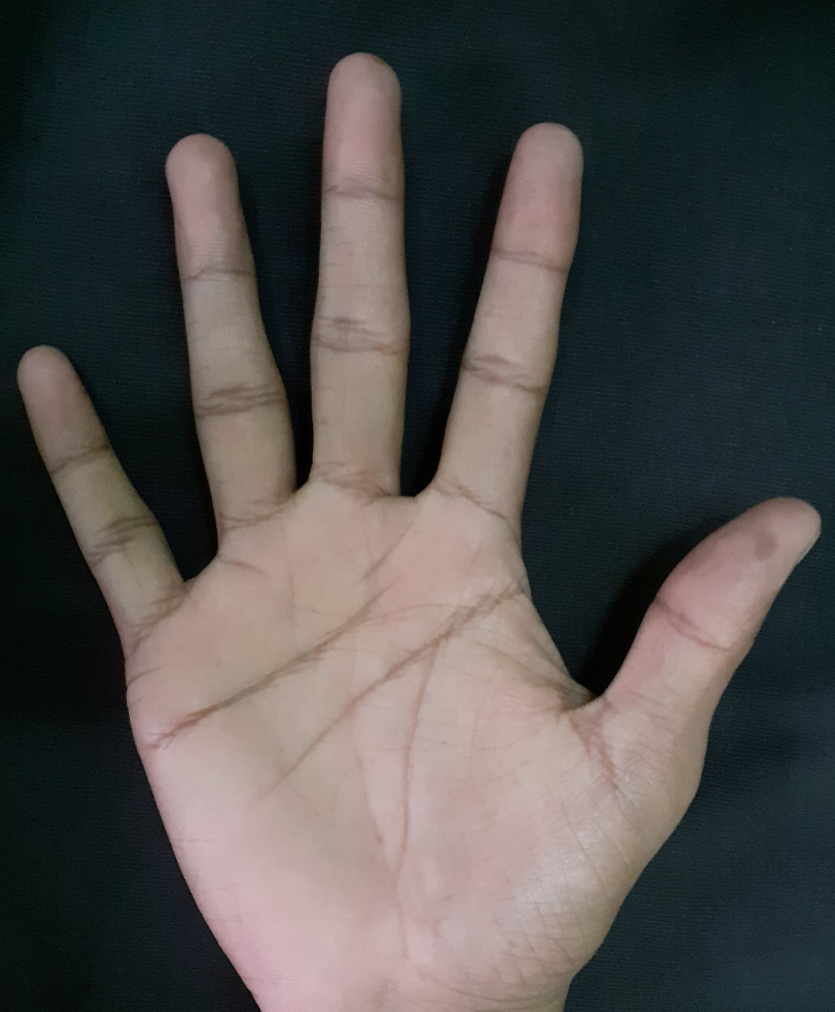
#> input picture img3.jpg, 2505 x 3034 px (shown at 1/3 size)
$ python orientation_corr.py
#> lines starting #> are read from the running program, lines starting #| are printed output that depends on the picture; after the words box and inside, x2 and y2 are one past the last pixel; in counts of white or black regions, pixels touching at a corner belong together; long printed decimals are rounded
# import the necessary packages
import imutils
import cv2
import math

# load the image, convert it to grayscale, and blur it slightly
image = cv2.imread("img3.jpg")
#> image is the input picture: shape (3034, 2505, 3); mean B, G, R 75.7, 77.4, 79.3
image = cv2.resize(image,(800, 600))
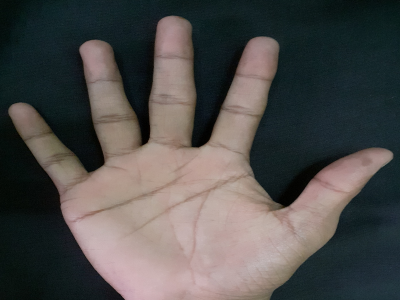
#> image: shape (600, 800, 3) (shown at 1/2 size); mean B, G, R 75.6, 77.3, 79.2
gray = cv2.cvtColor(image, cv2.COLOR_BGR2GRAY)
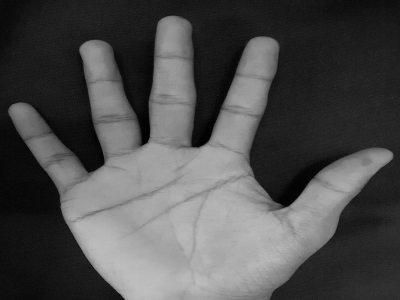
#> gray: shape (600, 800) (shown at 1/2 size); min 0, max 196, mean 77.7
gray = cv2.GaussianBlur(gray, (5, 5), 0)

# threshold the image, then perform a series of erosions and dilations to remove any small regions of noise
thresh = cv2.threshold(gray, 45, 255, cv2.THRESH_BINARY)[1]
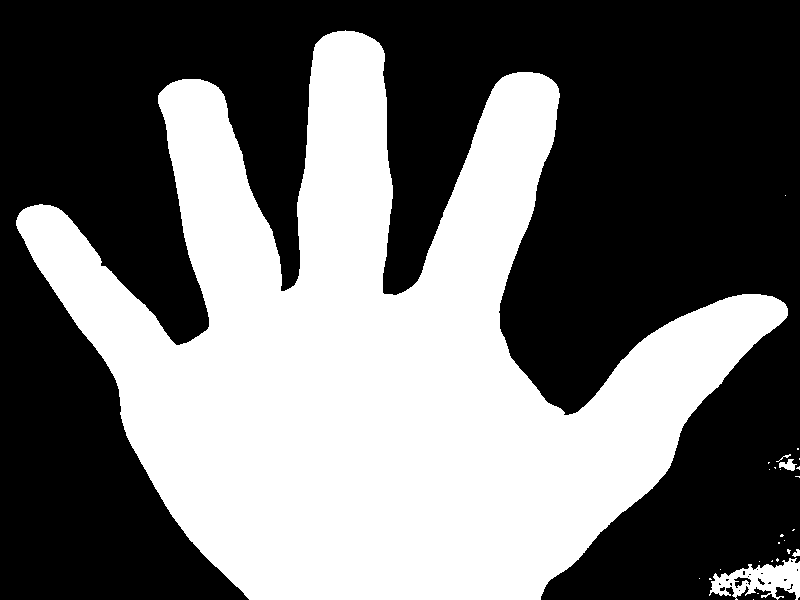
#> thresh: shape (600, 800); 43.5% white; 27 white regions (22 under 20 px), largest, box (x1, y1, x2, y2) and area: (16, 30, 788, 600) 206670, (709, 558, 800, 600) 2058, (779, 459, 797, 471) 121, (792, 549, 800, 557) 39, (776, 454, 791, 462) 25
thresh = cv2.erode(thresh, None, iterations=2)
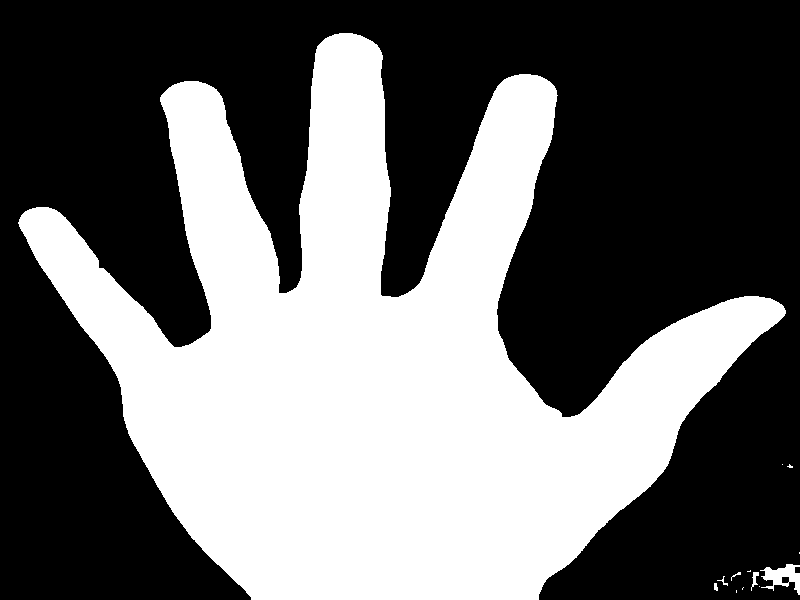
#> thresh: shape (600, 800); 41.5% white; 13 white regions (7 under 20 px), largest, box (x1, y1, x2, y2) and area: (18, 33, 786, 600) 198590, (760, 564, 800, 595) 603, (751, 572, 759, 591) 64, (717, 576, 728, 586) 27, (714, 583, 718, 591) 26, (731, 572, 741, 581) 23
thresh = cv2.dilate(thresh, None, iterations=2)
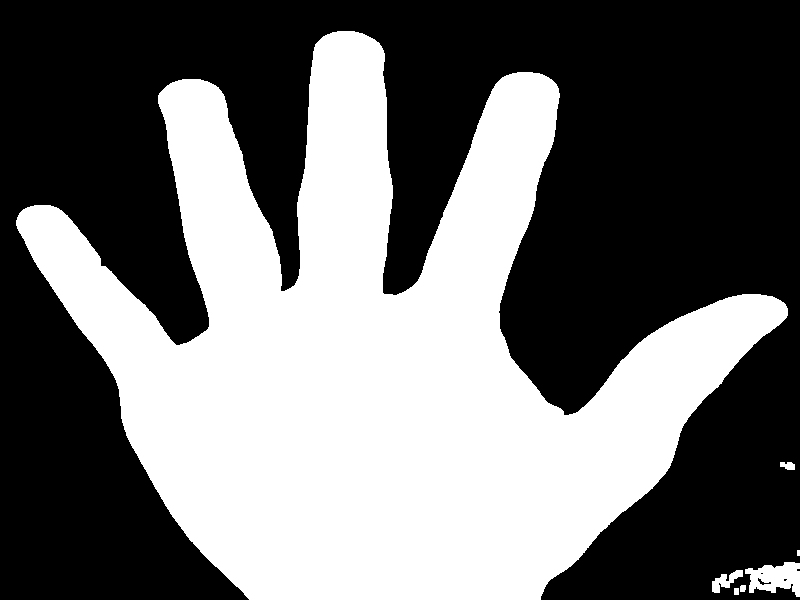
#> thresh: shape (600, 800); 43.4% white; 7 white regions (1 under 20 px)

# find contours in thresholded image, then grab the largest one
cnts = cv2.findContours(thresh.copy(), cv2.RETR_EXTERNAL, cv2.CHAIN_APPROX_SIMPLE)
#> cnts = 7 contours, 1 with area under 20; largest, box (x1, y1, x2, y2) and area: (16, 31, 788, 600) 205082, (745, 562, 800, 597) 1183, (712, 570, 743, 593) 270, (780, 462, 795, 470) 73, (740, 585, 746, 592) 28, (734, 588, 739, 595) 24
cnts = imutils.grab_contours(cnts)
c = max(cnts, key=cv2.contourArea)
#> c = contour of 1368 points, box (x1, y1, x2, y2) (16, 31, 788, 600), area 205082

# compute the center of the contour
M = cv2.moments(c)
#> M = moments, m00 205082, centre m10/m00, m01/m00 = (376.2, 364.2)
cX = int(M["m10"] / M["m00"])
#> cX = 376
cY = int(M["m01"] / M["m00"])
#> cY = 364
print("Center : ({}, {} ) ".format( cX, cY))
#| Center : (376, 364 )


# draw the contour and center of the shape on the image
cv2.drawContours(image, [c], -1, (0, 255, 0), 2)
cv2.circle(image, (cX, cY), 7, (255, 255, 255), -1)
#> image: shape (600, 800, 3); mean B, G, R 74.3, 82, 77.6
cv2.putText(image, "(c_X, c_Y) ", (cX - 20, cY - 20), cv2.FONT_HERSHEY_SIMPLEX, 0.5, (255, 255, 255), 2)

#find the extremeleft finger tip
extLeft = tuple(c[c[:, :, 0].argmin()][0])
#> extLeft = (16, 220)
(ex_x, ex_y) = extLeft
#> ex_x = 16; ex_y = 220
print ("Leftmost point : ({}, {}) ".format(ex_x, ex_y))
#| Leftmost point : (16, 220)

cv2.circle(image, extLeft, 7, (0, 0, 255), -1)
#> image: shape (600, 800, 3); mean B, G, R 74.4, 82.1, 77.8

#calculating the distace between center and topmost point
leftdist = math.sqrt((ex_x - cX)**2 + (ex_y - cY)**2)
#> leftdist = 387.7
print("distance from center to leftmost finger : {} ".format(leftdist))
#| distance from center to leftmost finger : 387.732


#find the rightmost finger tip
extRight = tuple(c[c[:, :, 0].argmax()][0])
#> extRight = (787, 315)
(ex_x, ex_y) = extRight
#> ex_x = 787; ex_y = 315
print ("Rightmost point : ({}, {}) ".format(ex_x, ex_y))
#| Rightmost point : (787, 315)

cv2.circle(image, extRight, 7, (0, 0, 255), -1)
#> image: shape (600, 800, 3); mean B, G, R 74.4, 82.1, 77.8

#calculating the distace between center and topmost point
rightdist = math.sqrt((ex_x - cX)**2 + (ex_y - cY)**2)
#> rightdist = 413.9
print("distance from center to rigthmost finger : {} ".format(rightdist))
#| distance from center to rigthmost finger : 413.911

#findig the upper most  finger point
extTop = tuple(c[c[:, :, 1].argmin()][0])
#> extTop = (337, 31)
(top_x, top_y) = extTop
#> top_x = 337; top_y = 31
print ("Topmost point : ({}, {}) ".format(top_x, top_y))
#| Topmost point : (337, 31)

cv2.circle(image, extTop, 8, (255, 0, 0), -1)
cv2.putText(image, "(top_x, top_y)", (top_x - 20, top_y - 20), cv2.FONT_HERSHEY_SIMPLEX, 0.5, (255, 255, 255), 2)

#calculating the distace between center and topmost point
dist = math.sqrt((top_x - cX)**2 + (top_y - cY)**2)
#> dist = 335.3
print("distance from center to middle finger: {} ".format(dist))
#| distance from center to middle finger: 335.276


#Drawing the Y axis point where line from center meets
cv2.circle(image, (cX, top_y), 7, (255, 0, 255), -1)
#> image: shape (600, 800, 3); mean B, G, R 74.9, 82.3, 78.2
cv2.putText(image, "(X_center,top_y)", (cX - 20, top_y), cv2.FONT_HERSHEY_SIMPLEX, 0.5, (255, 255, 255), 2)

#Draw the line joining the point center to tip and center to y_axis
cv2.line(image, (cX,cY), extTop, (0,0,0), 2)
cv2.line(image, (cX,cY), (cX ,top_y), (255,255,0), 2)
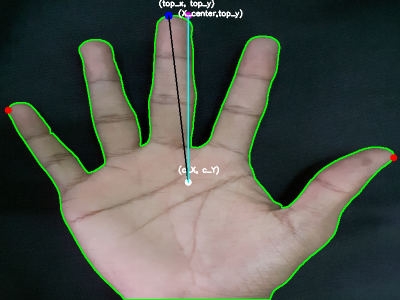
#> image: shape (600, 800, 3) (shown at 1/2 size); mean B, G, R 75.3, 82.7, 78

#find angle
theta = math.degrees(math.atan2(top_y - cY, top_x - cX) - math.atan2(top_y - cY, cX - cX))
#> theta = -6.68
print("angle : {} ".format(theta))
#| angle : -6.680


#rotate the image about the axis with angle calculated
(h, w) = image.shape[:2]
center = (w // 2, h // 2)
M = cv2.getRotationMatrix2D(center, theta, 1.0)
#> M = [[0.993, -0.116, 37.61], [0.116, 0.993, -44.49]]
rotated = cv2.warpAffine(image, M, (w, h),flags=cv2.INTER_CUBIC, borderMode=cv2.BORDER_REPLICATE)
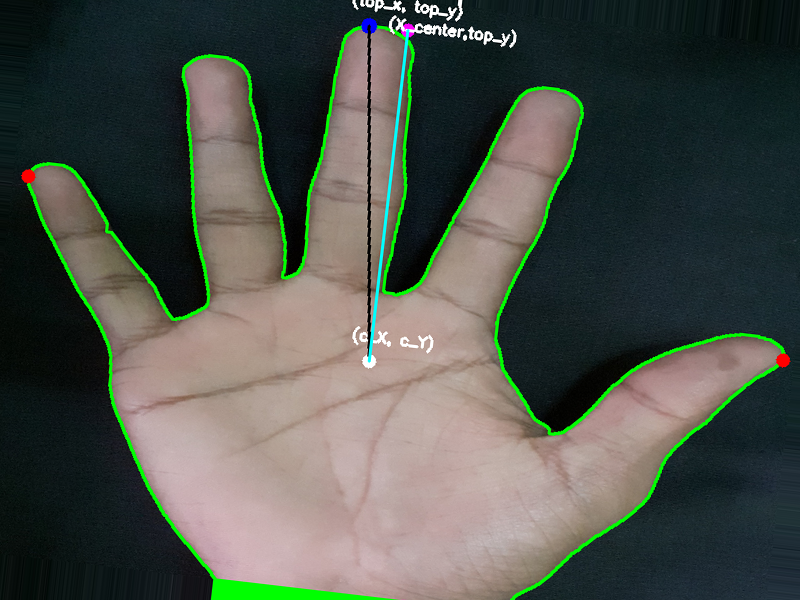
#> rotated: shape (600, 800, 3); mean B, G, R 74.7, 82.7, 77.7

#Print the original image and the rotated image.
cv2.imshow("Image", image)
cv2.imshow("Rotated", rotated)
cv2.waitKey(30000)

$ run again, with img1.jpg copied over img3.jpg
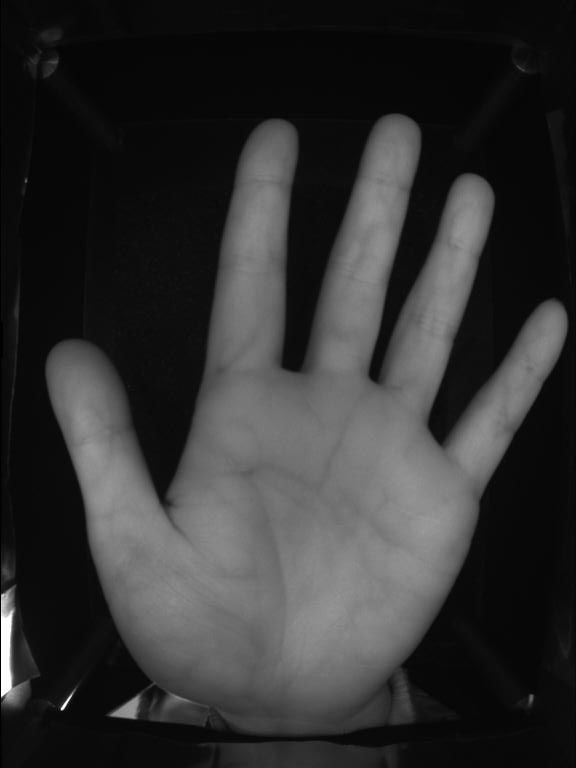
#> input picture img1.jpg, 576 x 768 px
#> image is the input picture: shape (768, 576, 3); min 0, max 255, mean 49.6
#> `thresh = cv2.erode(thresh, None, iterations=2)`:
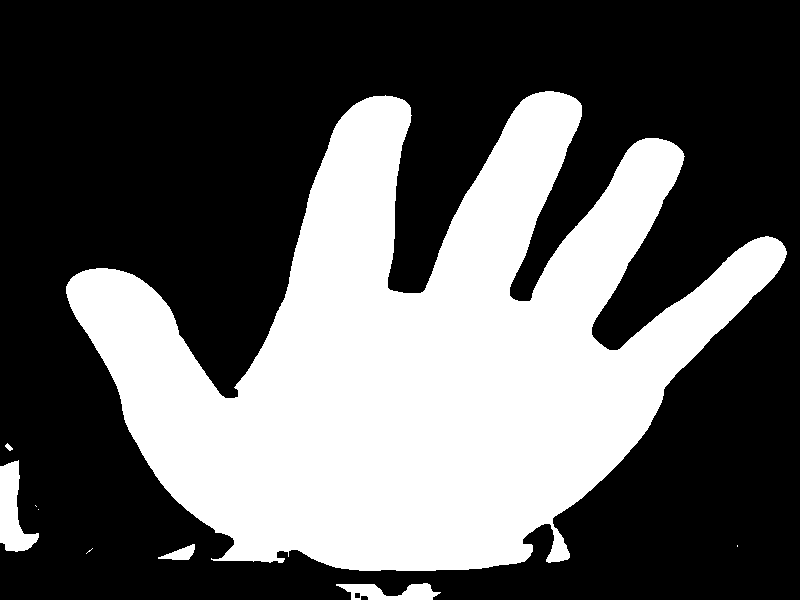
#> thresh: shape (600, 800); 36.9% white; 9 white regions (4 under 20 px), largest, box (x1, y1, x2, y2) and area: (66, 91, 787, 571) 173662, (0, 460, 39, 552) 1885, (336, 583, 441, 600) 1056, (158, 544, 195, 560) 304, (5, 443, 13, 451) 34
#> cnts = 8 contours; box (x1, y1, x2, y2) and area: (64, 89, 789, 573) 180743, (0, 458, 41, 554) 2156, (334, 581, 443, 600) 1362, (156, 542, 197, 562) 482, (3, 441, 15, 453) 97, (84, 546, 95, 556) 61, (33, 503, 41, 512) 39, (735, 543, 740, 549) 20
#> c = contour of 1510 points, box (x1, y1, x2, y2) (64, 89, 789, 573), area 180743
#> `M = cv2.moments(c)`: M = moments, m00 180743, centre m10/m00, m01/m00 = (420.5, 359.7)
#> cX = 420
#> cY = 359
#| Center : (420, 359 )
#> extLeft = (64, 284)
#> `(ex_x, ex_y) = extLeft`: ex_x = 64; ex_y = 284
#| Leftmost point : (64, 284)
#> leftdist = 363.8
#| distance from center to leftmost finger : 363.815
#> extRight = (788, 256)
#> `(ex_x, ex_y) = extRight`: ex_x = 788; ex_y = 256
#| Rightmost point : (788, 256)
#> rightdist = 382.1
#| distance from center to rigthmost finger : 382.143
#> extTop = (543, 89)
#> top_x = 543; top_y = 89
#| Topmost point : (543, 89)
#> dist = 296.7
#| distance from center to middle finger: 296.697
#> theta = 24.49
#| angle : 24.492
#> `M = cv2.getRotationMatrix2D(center, theta, 1.0)`: M = [[0.91, 0.415, -88.38], [-0.415, 0.91, 192.8]]
#> `rotated = cv2.warpAffine(image, M, (w, h),flags=cv2.INTER_CUBIC, borde..`:
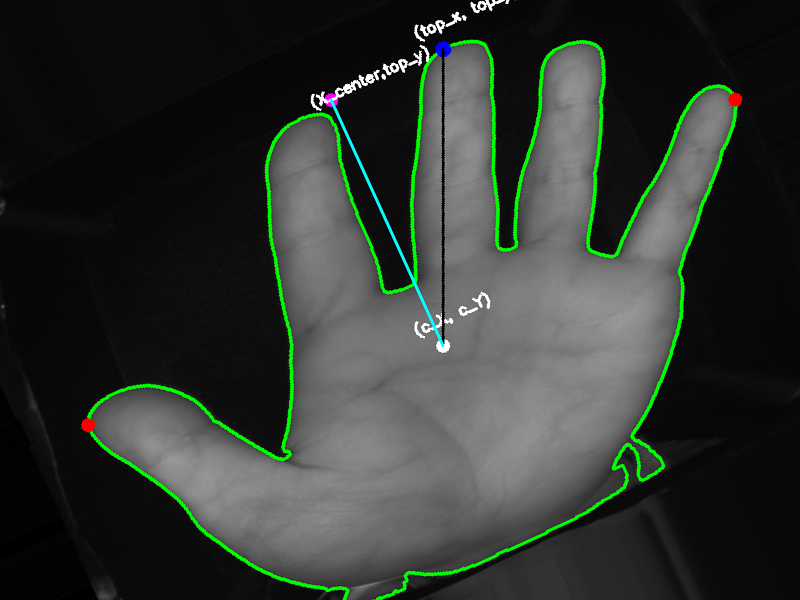
#> rotated: shape (600, 800, 3); mean B, G, R 48.9, 54.4, 48.5

$ run again, with img2.jpg copied over img3.jpg
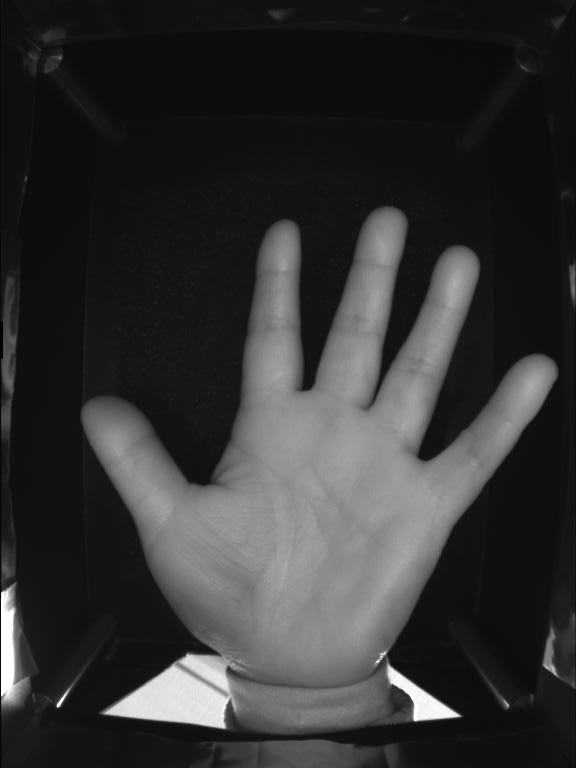
#> input picture img2.jpg, 576 x 768 px
#> image is the input picture: shape (768, 576, 3); min 0, max 255, mean 51.5
#> `thresh = cv2.dilate(thresh, None, iterations=2)`:
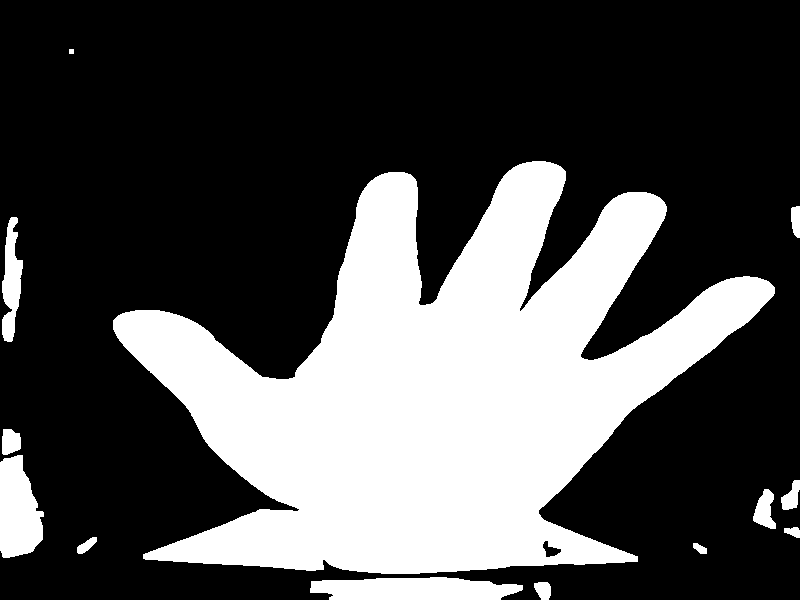
#> thresh: shape (600, 800); 30.7% white; 13 white regions
#> cnts = 13 contours, 1 with area under 20; largest, box (x1, y1, x2, y2) and area: (113, 161, 775, 574) 135005, (310, 577, 523, 600) 3782, (0, 455, 44, 558) 3268, (2, 217, 23, 342) 1448, (753, 489, 776, 529) 517
#> c = contour of 1170 points, box (x1, y1, x2, y2) (113, 161, 775, 574), area 135005
#> `M = cv2.moments(c)`: M = moments, m00 135005, centre m10/m00, m01/m00 = (436, 391.5)
#> cX = 435
#> cY = 391
#| Center : (435, 391 )
#> extLeft = (113, 320)
#> `(ex_x, ex_y) = extLeft`: ex_x = 113; ex_y = 320
#| Leftmost point : (113, 320)
#> leftdist = 329.7
#| distance from center to leftmost finger : 329.735
#> extRight = (774, 293)
#> `(ex_x, ex_y) = extRight`: ex_x = 774; ex_y = 293
#| Rightmost point : (774, 293)
#> rightdist = 352.9
#| distance from center to rigthmost finger : 352.881
#> extTop = (532, 161)
#> top_x = 532; top_y = 161
#| Topmost point : (532, 161)
#> dist = 249.6
#| distance from center to middle finger: 249.618
#> theta = 22.87
#| angle : 22.867
#> `M = cv2.getRotationMatrix2D(center, theta, 1.0)`: M = [[0.921, 0.389, -85.14], [-0.389, 0.921, 179]]
#> `rotated = cv2.warpAffine(image, M, (w, h),flags=cv2.INTER_CUBIC, borde..`:
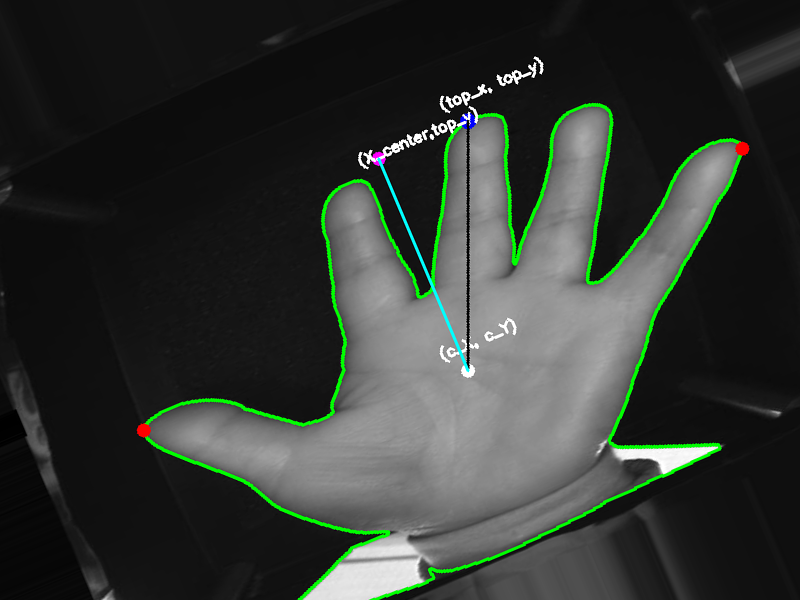
#> rotated: shape (600, 800, 3); mean B, G, R 50.2, 55, 50
